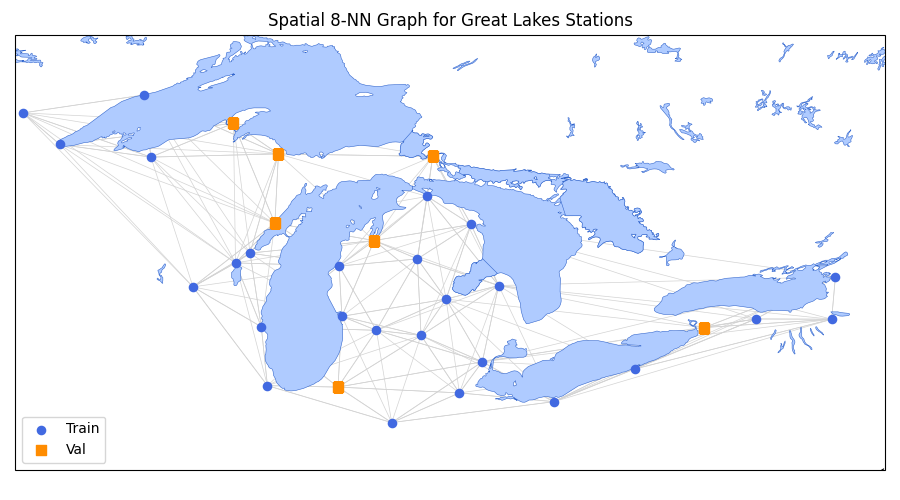

The script that saved this image:
import pandas as pd
import numpy as np
import matplotlib.pyplot as plt
from sklearn.neighbors import BallTree
import cartopy.crs as ccrs
import cartopy.feature as cfeature

CSV = "data/weekly_dataset1.csv"
K = 8                            # k-NN parameter

# Load station list
df = pd.read_csv(CSV)
stations = df[["STATION", "LATITUDE", "LONGITUDE", "SPLIT"]].drop_duplicates()
lat = stations.LATITUDE.values
lon = stations.LONGITUDE.values
split = stations.SPLIT.values
n = len(stations)

# Build k-NN edges in NumPy (great-circle distance)
coords_rad = np.radians(np.c_[lat, lon])
tree       = BallTree(coords_rad, metric="haversine")
_, idx     = tree.query(coords_rad, k=K + 1)
src = np.repeat(np.arange(n), K)
dst = idx[:, 1:].reshape(-1)           # drop self-loop

# Draw the map
proj = ccrs.PlateCarree()
fig  = plt.figure(figsize=(9, 5))
ax   = fig.add_subplot(1, 1, 1, projection=proj)

# Basemap layers
ax.add_feature(cfeature.LAND,   facecolor="white", edgecolor="0.6", linewidth=0.2)
ax.add_feature(cfeature.LAKES,  facecolor="#AFCBFF", edgecolor="#3366cc", linewidth=0.4)
ax.add_feature(cfeature.COASTLINE, linewidth=0.4)
ax.set_extent([-93, -75, 40, 49])      # roughly the Great-Lakes bounding box

# Edges first (light so nodes pop)
for s, d in zip(src, dst):
    ax.plot([lon[s], lon[d]], [lat[s], lat[d]],
            transform=proj, color="lightgray", linewidth=0.5, zorder=1)

# Nodes
train = split == "train"
ax.scatter(lon[train],  lat[train],  c="royalblue",  s=35, label="Train", transform=proj, zorder=3)
ax.scatter(lon[~train], lat[~train], c="darkorange", s=45, marker="s", label="Val",   transform=proj, zorder=3)

ax.legend(loc="lower left")
ax.set_title(f"Spatial 8-NN Graph for Great Lakes Stations")
plt.tight_layout()
plt.savefig("Results/Graph.png")